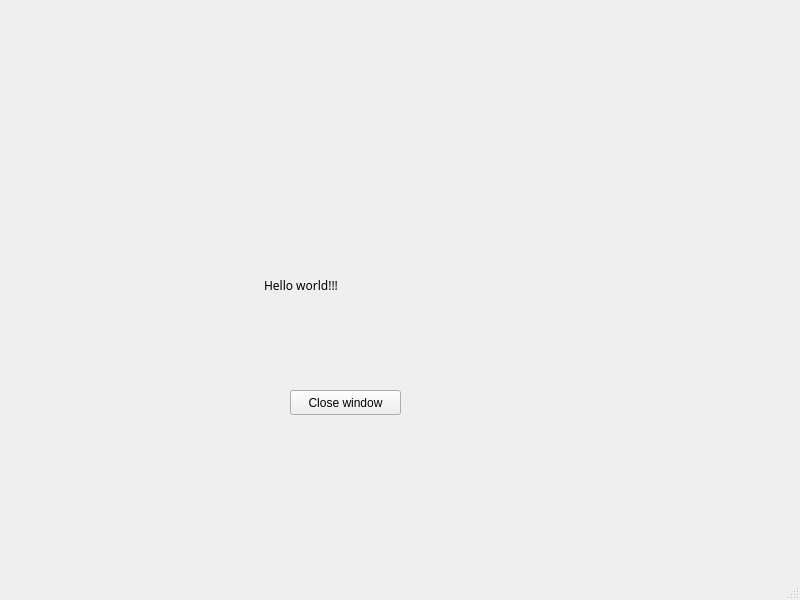
<?xml version="1.0" encoding="UTF-8"?>
<ui version="4.0">
 <class>MainWindow</class>
 <widget class="QMainWindow" name="MainWindow">
  <property name="geometry">
   <rect>
    <x>0</x>
    <y>0</y>
    <width>800</width>
    <height>600</height>
   </rect>
  </property>
  <property name="windowTitle">
   <string>lcx_qt_app</string>
  </property>
  <widget class="QWidget" name="centralwidget">
   <widget class="QLabel" name="label_2">
    <property name="enabled">
     <bool>true</bool>
    </property>
    <property name="geometry">
     <rect>
      <x>264</x>
      <y>270</y>
      <width>151</width>
      <height>31</height>
     </rect>
    </property>
    <property name="font">
     <font>
      <family>Source Code Pro</family>
     </font>
    </property>
    <property name="autoFillBackground">
     <bool>false</bool>
    </property>
    <property name="text">
     <string>Hello world!!!</string>
    </property>
    <property name="textFormat">
     <enum>Qt::PlainText</enum>
    </property>
    <property name="wordWrap">
     <bool>false</bool>
    </property>
    <property name="margin">
     <number>1</number>
    </property>
   </widget>
   <widget class="QPushButton" name="pushButton">
    <property name="geometry">
     <rect>
      <x>290</x>
      <y>390</y>
      <width>111</width>
      <height>25</height>
     </rect>
    </property>
    <property name="text">
     <string>Close window</string>
    </property>
   </widget>
  </widget>
  <widget class="QMenuBar" name="menubar">
   <property name="geometry">
    <rect>
     <x>0</x>
     <y>0</y>
     <width>800</width>
     <height>28</height>
    </rect>
   </property>
  </widget>
  <widget class="QStatusBar" name="statusbar"/>
 </widget>
 <resources/>
 <connections>
  <connection>
   <sender>pushButton</sender>
   <signal>clicked()</signal>
   <receiver>MainWindow</receiver>
   <slot>close()</slot>
   <hints>
    <hint type="sourcelabel">
     <x>353</x>
     <y>439</y>
    </hint>
    <hint type="destinationlabel">
     <x>431</x>
     <y>366</y>
    </hint>
   </hints>
  </connection>
 </connections>
</ui>
